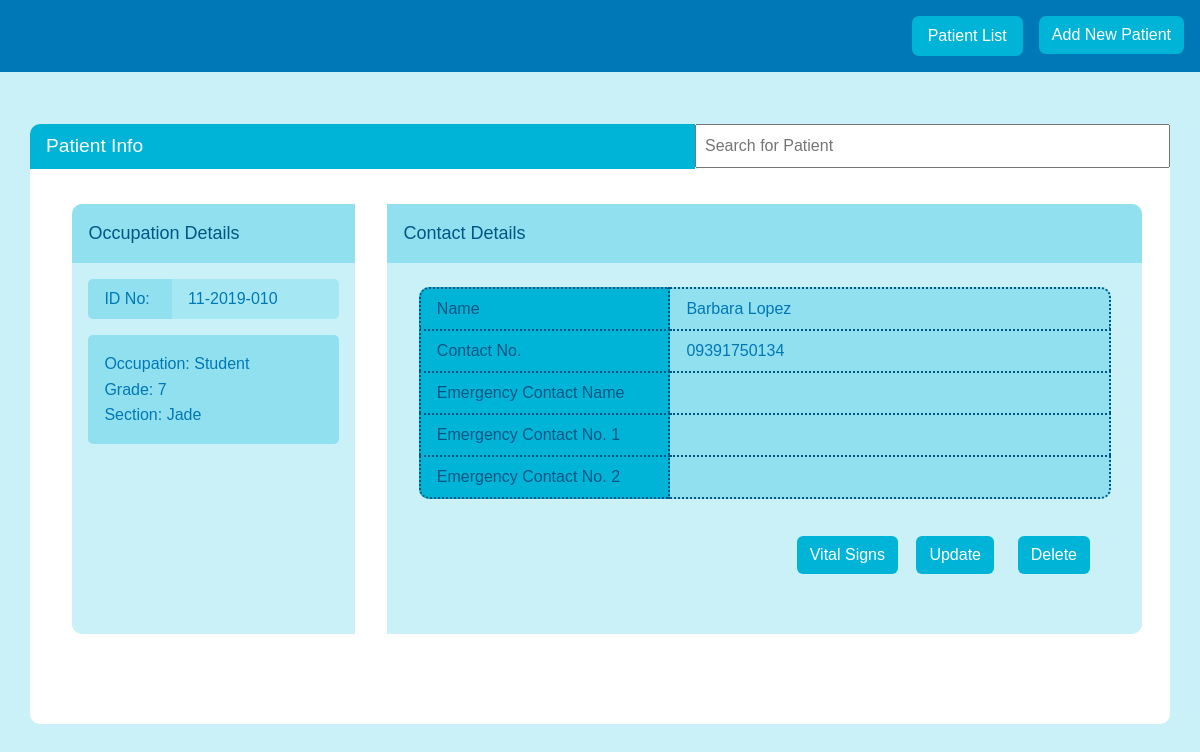
The app's page /PatientInfo/patientinfo.php?patientID=2 with its own data.
### tables this page shows
CREATE TABLE `patientinfo` (
  `Patient_ID` int(11) NOT NULL,
  `IDNo` text NOT NULL,
  `Occupation` int(11) NOT NULL,
  `StudentGrade` int(11) DEFAULT 0,
  `StudentSection` int(11) DEFAULT 0,
  `FacultyUnit` int(11) DEFAULT 0,
  `Name` text NOT NULL,
  `ContactNo` text NOT NULL,
  `EmergencyContactName` text NOT NULL,
  `EmergencyContactNo1` text NOT NULL,
  `EmergencyContactNo2` text NOT NULL
);

CREATE TABLE `occupations` (
  `Occupation_ID` int(11) NOT NULL,
  `Occupation` text NOT NULL
);

CREATE TABLE `studentgrades` (
  `Grade_ID` int(11) NOT NULL,
  `Occupation_ID` int(11) NOT NULL,
  `Grade` text NOT NULL
);

CREATE TABLE `studentsections` (
  `Section_ID` int(11) NOT NULL,
  `Occupation_ID` int(11) NOT NULL,
  `Grade_ID` int(11) NOT NULL,
  `Section` text NOT NULL
);

### database/database.php (called while the page is built, shortened)
<?php
    $servername = "127.0.0.1";
    $db_name = "patientdb";
    $dsn = "mysql:host={$servername};dbname={$db_name}";
	$username = "root";
	$password = "";
    global $conn;
    try {
        $conn = new PDO($dsn, $username, $password);
        $conn->setAttribute(PDO::ATTR_ERRMODE, PDO::ERRMODE_EXCEPTION);
        return $conn;
    }
    catch(PDOException $e) {
    echo "Connection failed: " . $e->getMessage();
    }
    function selectQuery($stmt){
        global $conn;
        $stmt = $conn->query($stmt);
        $rows = $stmt->fetchAll(PDO::FETCH_ASSOC);
        return $rows;
    }
    function GetRow($query,$params = []){
        global $conn;
        try{
            $stmt = $conn->prepare($query);
            $stmt->execute($params);
            return $stmt->fetch();
        }catch(PDOException $e){
            throw new Exception($e->getMessage());
        }
    }
?>

### PatientInfo/patientinfo.php (the view, shortened to what this page needs)
<?php
require_once('..\database\database.php');
if (isset($_GET['patientID'])){
  $patientID = $_GET['patientID'];
  $displayedData = GetRow("SELECT * FROM patientinfo WHERE Patient_ID=".$patientID);
} else {
  $displayedData = GetRow("SELECT * FROM patientinfo ORDER BY Patient_ID DESC LIMIT 1");
}
$displayedOccup = selectQuery("SELECT * FROM patientinfo INNER JOIN occupations ON patientinfo.Occupation = occupations.Occupation_ID WHERE patientinfo.Patient_ID='".$displayedData['Patient_ID']."'");
if ($displayedOccup[0]['Occupation'] == 'Student') {
  $displaySection = selectQuery("SELECT * FROM studentsections WHERE Section_ID=' ".$displayedOccup[0]['StudentSection']." '");
  $displayGrade = selectQuery("SELECT * FROM studentgrades WHERE Grade_ID =".$displayedOccup[0]['StudentGrade']);
} elseif ($displayedOccup[0]['Occupation'] == 'Faculty') {
  $displayUnit = selectQuery("SELECT * FROM employeesunits WHERE Unit_ID=' ".$displayedOccup[0]['FacultyUnit']." '");
  console_log($displayUnit);
}
?>
<html>
  <head>
    <link rel="stylesheet" href="	https://cdn.jsdelivr.net/npm/bootstrap@5.3.0-alpha3/dist/css/bootstrap.min.css">
    <link rel="stylesheet" href="../CSS_JS/CSSOverwrite.css">
  </head>
  <body>
    <nav class="h-auto p-3">
      <ul class="nav justify-content-end">
        <li class="nav-item">
          <a id="patientListBtn" class="btn nav-link" href="../index/index.php">Patient List</a>
        </li>
        <li class="nav-item">
          <a id="newPatientBtn" class="btn" role="button" href="../PatientInfo/AddPatientInfo.php">Add New Patient</a>
        </li>
      </ul>
    </nav>
    <div id="genContTitleBar" class="z-1 container w-90 h-75 position-absolute top-50 start-50 translate-middle my-4 p-0">
      <div class="container row">
        <div id="titlebar" class="container col-sm-7 position-absolute start-0">
          Patient Info
        </div>
        <div>
          <?php $patients = selectQuery("SELECT Name, Patient_ID, IDNo FROM patientinfo ORDER BY Name");?>
          <input id="searchbar" type="text" placeholder="Search for Patient" class="z-3 container p-2 col-sm-5 position-absolute end-0" onkeyup='search_patient(<?php echo json_encode($patients);?>)'>
        </div>
      </div>
      <div id="genContSubCont" class="z-n1 container row h-75 pt-3 p-1">
        <div class="container col-3 p-0 leftCont">
          <div id="patientOccupDeetsHeading" class="container p-3 h-60">
            Occupation Details
          </div>
          <div id="patientOccupDeets">
            <?php
              if ($displayedOccup[0]['Occupation'] == 'Student'){
                echo '
                <div class="container row p-0 m-0 mb-3">
                  <div id="OccupIDNoLabel" class="container py-2 col-sm-4">
                    ID No:
                  </div>
                  <div id="PatientIDNo" class="container px-3 py-2 col-sm-8">'.$displayedData['IDNo'].'</div>
                </div>
                ';
              }
            ?>
            <div id="patientOccupCont"> <?php
              echo "Occupation: ".$displayedOccup[0]['Occupation'];
              echo "<br>";
              if ($displayedOccup[0]['Occupation'] == 'Student'){
                echo "Grade: ".$displayGrade[0]['Grade'];
                echo "<br>";
                echo "Section: ".$displaySection[0]['Section'];
              } else {
                echo "Faculty Unit: ".$displayUnit[0]['Unit'];
              }
            ?>
            </div>
          </div>
          <br>
        </div>
        <div class="container col-8 p-0 rightCont">
          <div id="patientInfoTableHeading" class="container p-3 h-60">
            Contact Details
          </div>
          <div id="patientInfoTable" class="container row row-cols-2 p-0">
            <div class="container px-3 py-2 col-sm-4 me-0" id="RowNameTopLeft">
              Name
            </div>
            <div class="container px-3 py-2 col-sm-7 ms-0" id="RowDataTopRight">
              <?php echo $displayedData['Name'];?>
            </div>
            <div class="container px-3 py-2 col-sm-4 me-0" id="RowName">
              Contact No.
            </div>
            <div class="container px-3 py-2 col-sm-7 ms-0" id="RowData">
            <?php echo $displayedData['ContactNo'];?>
            </div>
            <div class="container px-3 py-2 col-sm-4 me-0" id="RowName">
              Emergency Contact Name
            </div>
            <div class="container px-3 py-2 col-sm-7 ms-0" id="RowData">
            </div>
            <div class="container px-3 py-2 col-sm-4 me-0" id="RowName">
              Emergency Contact No. 1
            </div>
            <div class="container px-3 py-2 col-sm-7 ms-0" id="RowData">
            </div>
            <div class="container px-3 py-2 col-sm-4 me-0" id="RowNameBottomLeft">
              Emergency Contact No. 2
            </div>
            <div class="container px-3 py-2 col-sm-7 ms-0" id="RowDataBottomRight">
            </div>
          </div>
          <div class="container" id="buttonGroup">
            <button class="btn buttonGroup" id="pgButtons1" onclick="RerouteVS()">
              Vital Signs
            </button>
            <a class="btn buttonGroup" id="pgButtons2"
              href="EditPatientInfo.php?patientID=<?php echo $displayedData['Patient_ID'];?>"
              role="button">Update
            </a>
            <button id="pgButtons3" class="btn buttonGroup" onclick="DeleteConfirmation()">Delete</button>
          </div>
        </div>
      </div>
    </div>
  </body>
</html>

### CSS_JS/CSSOverwrite.css (style rules this page uses)
body { background-color: #CAF0F8; font-family: Verdana, Geneva, Tahoma, sans-serif; }
nav { background-color: #0077B6; }
#newPatientBtn { background-color: #00b4d8; border-radius: 7px; color: white; }
#patientListBtn { background-color: #00b4d8; border-radius: 7px; color: white; margin-right: 1rem; }
#genContTitleBar { background-color: #ffffff; border-radius: 10px; }
#genContSubCont { margin-left: 1rem; margin-top: 4rem; }
#titlebar { background-color: #00B4D8; color: #ffffff; border-top-left-radius: 10px; font-size: larger; padding: 0.5rem; padding-left: 1rem; }
#patientOccupDeetsHeading { background-color:#90E0EF; border-top-left-radius: 10px; font-size: large; color: #015684; }
#patientInfoTableHeading { background-color:#90E0EF; border-top-right-radius: 10px; font-size: large; color: #015684; }
#OccupIDNoLabel { padding-left: 1rem; background-color: #90E0EF; border-top-left-radius: 5px; border-bottom-left-radius: 5px; }
#PatientIDNo { background-color: #a5e8f4; border-top-right-radius: 5px; border-bottom-right-radius: 5px; }
.leftCont { background-color:#CAF0F8; border-top-left-radius: 10px; border-bottom-left-radius: 10px; margin-left: 1.4rem; margin-right: 2rem; color: #0077B6; }
.rightCont { background-color:#CAF0F8; border-top-right-radius: 10px; border-bottom-right-radius: 10px; margin-left: 0rem; }
#patientOccupDeets { padding: 1rem; }
#patientOccupCont { background-color: #90e0ef; padding: 1rem; line-height: 160%; border-radius: 5px; }
#patientInfoTable { margin-left: 0rem; margin-right: 1rem; margin-top: 1.5rem; color: #015684; }
#RowName { background-color:#00b4d8; border-top: dotted 2px #015684; border-left: dotted 2px #015684; border-right: dotted 2px #015684; }
#RowData { background-color:#90e0ef; color: #0077B6; border-top: dotted 2px #015684; border-right: dotted 2px #015684; }
#RowNameTopLeft { background-color: #00B4D8; border-top-left-radius: 10px; border-top: dotted 2px #015684; border-left: dotted 2px #015684; border-right: dotted 2px #015684; }
#RowDataTopRight { background-color: #90e0ef; border-top-right-radius: 10px; color: #0077B6; border-top: dotted 2px #015684; border-right: dotted 2px #015684; }
#RowNameBottomLeft { background-color: #00B4D8; border-bottom-left-radius: 10px; border: dotted 2px #015684; }
#RowDataBottomRight { background-color: #90e0ef; border-bottom-right-radius: 10px; color: #0077B6; border-top: dotted 2px #015684; border-right: dotted 2px #015684; border-bottom: dotted 2px #015684; }
#buttonGroup { margin-top: 2.3rem; }
.buttonGroup { background-color: #00b4d8; color: white; }
#pgButtons1 { position: absolute; right: 17rem; }
#pgButtons2 { position: absolute; right: 11rem; }
#pgButtons3 { position: absolute; right: 5rem; }

### records on screen
patientinfo: IDNo "11-2019-010", occupations.Occupation "Student", Name "Barbara Lopez", ContactNo "09391750134"
studentgrades: Grade "7"
studentsections: Section "Jade"
